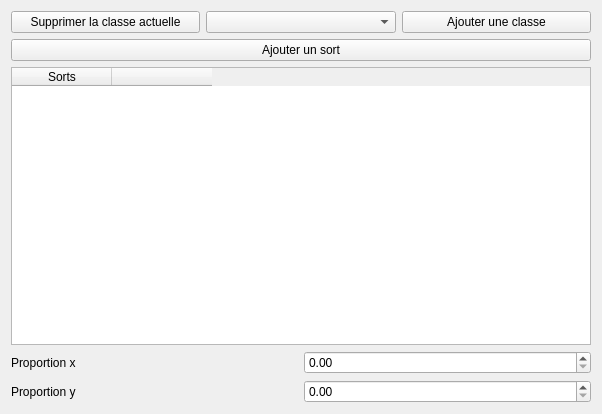
<?xml version="1.0" encoding="UTF-8"?>
<ui version="4.0">
 <class>EditerCreature</class>
 <widget class="QWidget" name="EditerCreature">
  <property name="geometry">
   <rect>
    <x>0</x>
    <y>0</y>
    <width>602</width>
    <height>414</height>
   </rect>
  </property>
  <property name="windowTitle">
   <string>Form</string>
  </property>
  <layout class="QVBoxLayout" name="verticalLayout">
   <item>
    <layout class="QHBoxLayout" name="horizontalLayout">
     <item>
      <widget class="QPushButton" name="supprime_classe">
       <property name="text">
        <string>Supprimer la classe actuelle</string>
       </property>
      </widget>
     </item>
     <item>
      <widget class="QComboBox" name="select_classe"/>
     </item>
     <item>
      <widget class="QPushButton" name="ajoute_classe">
       <property name="text">
        <string>Ajouter une classe</string>
       </property>
      </widget>
     </item>
    </layout>
   </item>
   <item>
    <widget class="QPushButton" name="ajoute_sort">
     <property name="text">
      <string>Ajouter un sort</string>
     </property>
    </widget>
   </item>
   <item>
    <widget class="QTableWidget" name="tab_sorts">
     <column>
      <property name="text">
       <string>Sorts</string>
      </property>
     </column>
     <column>
      <property name="text">
       <string/>
      </property>
     </column>
    </widget>
   </item>
   <item>
    <layout class="QHBoxLayout" name="layout_propx">
     <item>
      <widget class="QLabel" name="text_propx">
       <property name="text">
        <string>Proportion x</string>
       </property>
      </widget>
     </item>
     <item>
      <widget class="QDoubleSpinBox" name="propx"/>
     </item>
    </layout>
   </item>
   <item>
    <layout class="QHBoxLayout" name="layout_propy">
     <item>
      <widget class="QLabel" name="text_propy">
       <property name="text">
        <string>Proportion y</string>
       </property>
      </widget>
     </item>
     <item>
      <widget class="QDoubleSpinBox" name="propy"/>
     </item>
    </layout>
   </item>
  </layout>
 </widget>
 <resources/>
 <connections/>
</ui>
